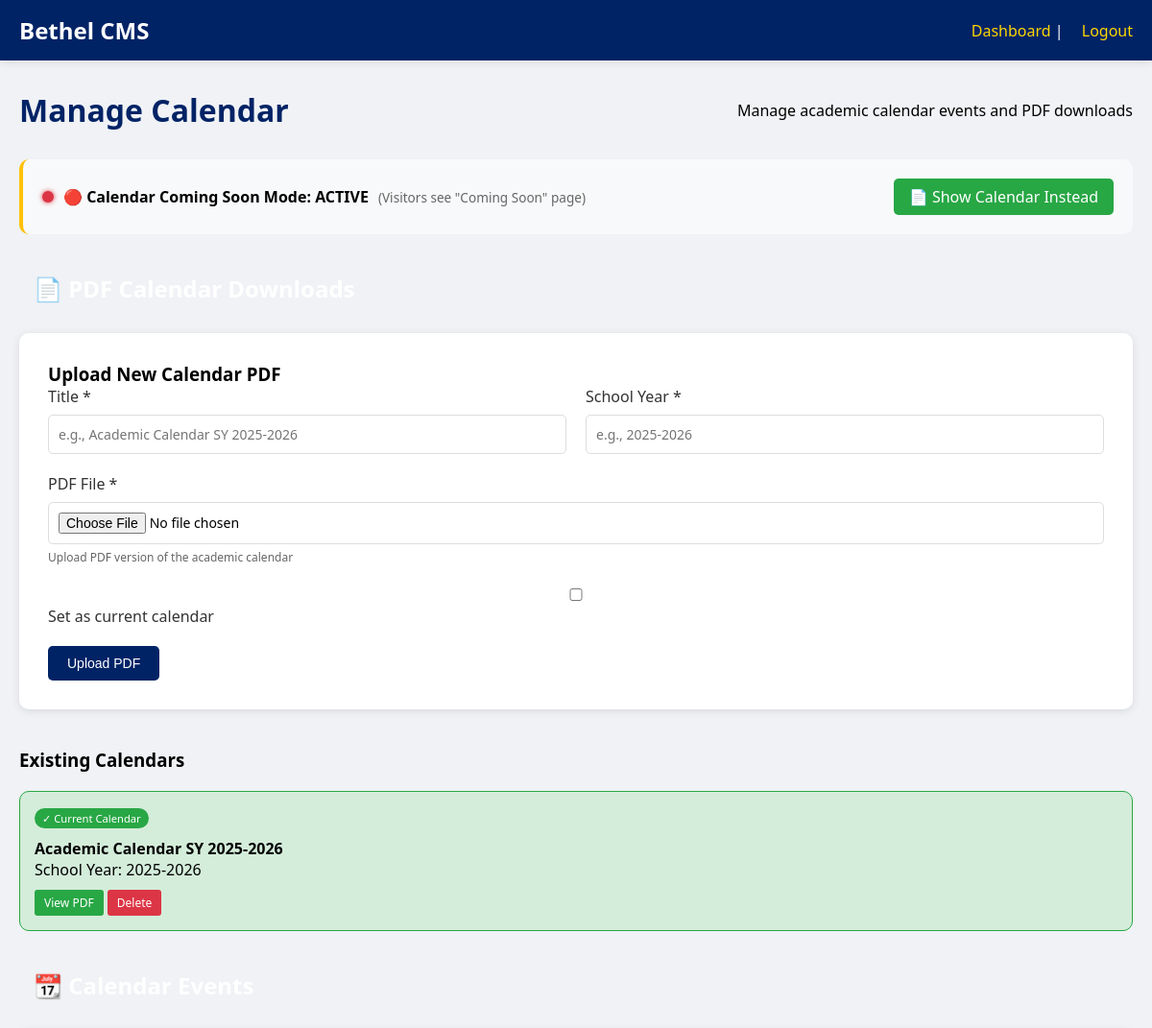
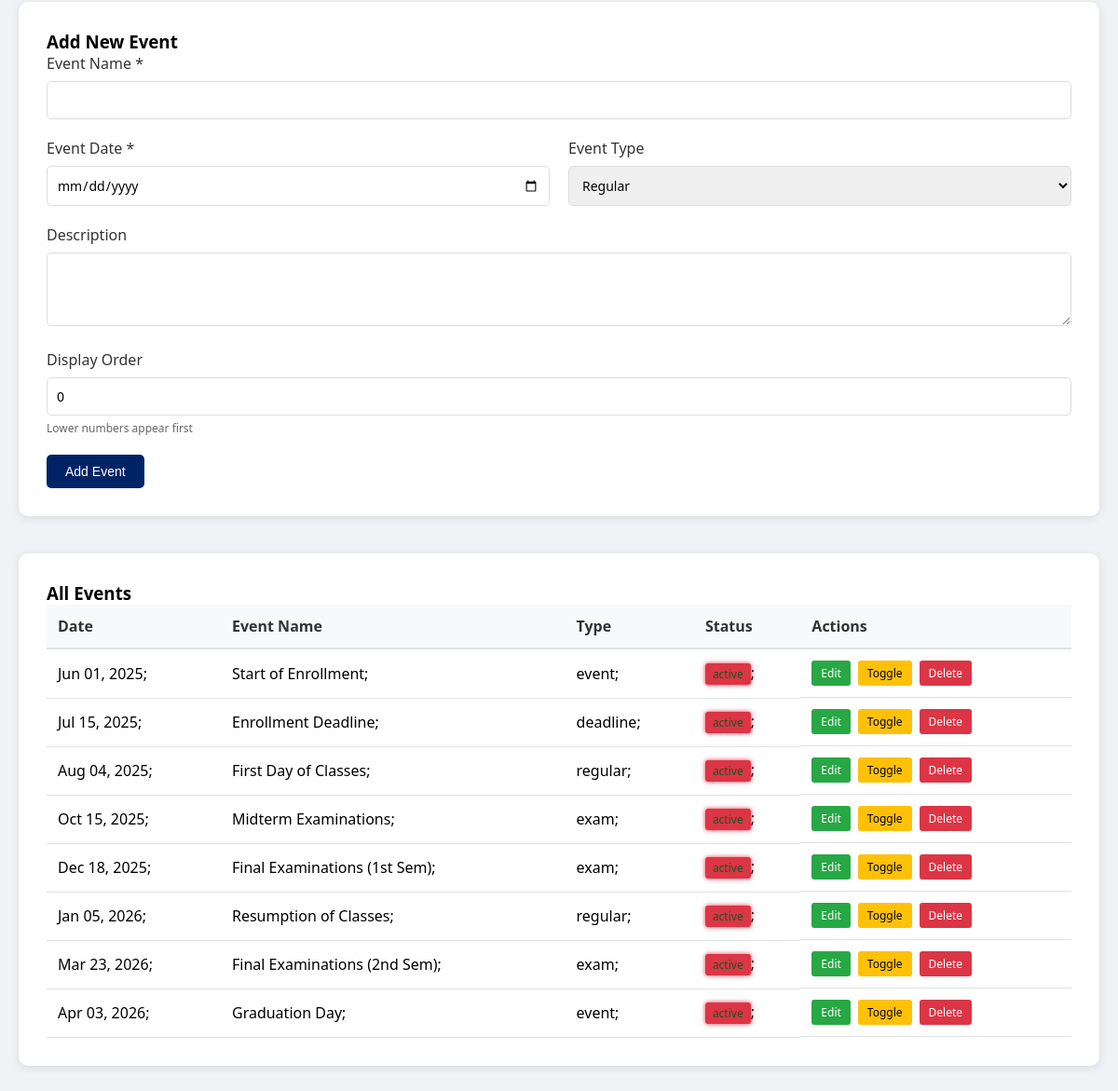
The page /admin/manage-calendar.php (signed in) on the database its author committed (2 pictures, top to bottom).
### tables this page shows
CREATE TABLE `calendar_pdfs` (
  `id` int(11) NOT NULL,
  `title` varchar(200) NOT NULL,
  `school_year` varchar(20) NOT NULL,
  `pdf_url` varchar(255) NOT NULL,
  `description` text DEFAULT NULL,
  `is_current` tinyint(1) DEFAULT 0,
  `status` enum('active','inactive') DEFAULT 'active',
  `uploaded_at` timestamp NOT NULL DEFAULT current_timestamp()
);

CREATE TABLE `academic_calendar` (
  `id` int(11) NOT NULL,
  `event_name` varchar(200) NOT NULL,
  `event_date` date NOT NULL,
  `description` text DEFAULT NULL,
  `event_type` enum('regular','holiday','exam','event','deadline') DEFAULT 'regular',
  `display_order` int(11) DEFAULT 0,
  `status` enum('active','inactive') DEFAULT 'active',
  `created_at` timestamp NOT NULL DEFAULT current_timestamp()
);

### admin/manage-calendar.php (the view, shortened to what this page needs)
<?php
require_once '../includes/db.php';
$edit_event = null;
$events = $pdo->query("SELECT * FROM academic_calendar ORDER BY event_date ASC, display_order ASC")->fetchAll();
$pdf_calendars = $pdo->query("SELECT * FROM calendar_pdfs ORDER BY is_current DESC, school_year DESC")->fetchAll();
$calendar_coming_soon = $pdo->query("SELECT setting_value FROM school_settings WHERE setting_key = 'calendar_coming_soon'")->fetchColumn();
?>
<!DOCTYPE html>
<html lang="en">
<head>
    <link rel="stylesheet" href="../css/admin-style.css">
</head>
<body>
    <div class="admin-wrapper">
        <nav class="admin-nav">
            <div class="admin-nav-container">
                <div class="admin-logo">Bethel CMS</div>
                <div class="admin-user">
                    <a href="dashboard.php">Dashboard</a> |
                    <a href="logout.php">Logout</a>
                </div>
            </div>
        </nav>
        <div class="admin-container">
            <div class="page-header">
                <h1>Manage Calendar</h1>
                <p>Manage academic calendar events and PDF downloads</p>
            </div>
            <div class="toggle-control">
                <div class="toggle-status">
                    <?php if($calendar_coming_soon == '1'): ?>
                        <span class="status-indicator status-active"></span>
                        <strong>🔴 Calendar Coming Soon Mode: ACTIVE</strong>
                        <span style="color: #666; font-size: 0.85rem;">(Visitors see "Coming Soon" page)</span>
                    <?php else: ?>
                        <span class="status-indicator status-inactive"></span>
                        <strong>🟢 Calendar Coming Soon Mode: INACTIVE</strong>
                        <span style="color: #666; font-size: 0.85rem;">(Visitors see calendar PDFs)</span>
                    <?php endif; ?>
                </div>
                <div>
                    <?php if($calendar_coming_soon == '1'): ?>
                        <a href="?disable_calendar_coming_soon=1" class="btn-toggle-off">
                            📄 Show Calendar Instead
                        </a>
                    <?php else: ?>
                        <a href="?enable_calendar_coming_soon=1" class="btn-toggle-on">
                            🔧 Enable Coming Soon Page
                        </a>
                    <?php endif; ?>
                </div>
            </div>
            <div class="section-divider">
                <h2>📄 PDF Calendar Downloads</h2>
            </div>
            <div class="form-container">
                <h3>Upload New Calendar PDF</h3>
                <form method="POST" enctype="multipart/form-data">
                    <div class="form-row">
                        <div class="form-group">
                            <label>Title *</label>
                            <input type="text" name="title" required placeholder="e.g., Academic Calendar SY 2025-2026">
                        </div>
                        <div class="form-group">
                            <label>School Year *</label>
                            <input type="text" name="school_year" required placeholder="e.g., 2025-2026">
                        </div>
                    </div>
                    <div class="form-group">
                        <label>PDF File *</label>
                        <input type="file" name="pdf_file" accept=".pdf" required>
                        <small>Upload PDF version of the academic calendar</small>
                    </div>
                    <div class="form-group">
                        <label>
                            <input type="checkbox" name="is_current" value="1"> Set as current calendar
                        </label>
                    </div>
                    <button type="submit" name="upload_pdf" class="btn-primary">Upload PDF</button>
                </form>
            </div>
            <h3>Existing Calendars</h3>
            <div class="pdf-list">
                <?php if(count($pdf_calendars) > 0): ?>
                    <?php foreach($pdf_calendars as $pdf): ?>
                        <div class="pdf-card <?php echo $pdf['is_current'] ? 'current' : ''; ?>">
                            <?php if($pdf['is_current']): ?>
                                <div class="badge-current">✓ Current Calendar</div>
                            <?php endif; ?>
                            <div class="pdf-title"><strong><?php echo htmlspecialchars($pdf['title']); ?></strong></div>
                            <div>School Year: <?php echo htmlspecialchars($pdf['school_year']); ?></div>
                            <div class="pdf-actions" style="margin-top: 10px;">
                                <a href="../<?php echo $pdf['pdf_url']; ?>" target="_blank" class="btn-edit">View PDF</a>
                                <a href="?delete_pdf=<?php echo $pdf['id']; ?>" class="btn-delete" onclick="return confirm('Delete this calendar PDF?')">Delete</a>
                            </div>
                        </div>
                    <?php endforeach; ?>
                <?php else: ?>
                    <p style="color: #666; padding: 20px; text-align: center;">No calendar PDFs uploaded yet.</p>
                <?php endif; ?>
            </div>
            <div class="section-divider">
                <h2>📆 Calendar Events</h2>
            </div>
            <div class="form-container">
                <h3><?php echo $edit_event ? 'Edit Event' : 'Add New Event'; ?></h3>
                <form method="POST">
                    <div class="form-group">
                        <label>Event Name *</label>
                        <input type="text" name="event_name" required value="<?php echo htmlspecialchars($edit_event['event_name'] ?? ''); ?>">
                    </div>
                    <div class="form-row">
                        <div class="form-group">
                            <label>Event Date *</label>
                            <input type="date" name="event_date" required value="<?php echo $edit_event['event_date'] ?? ''; ?>">
                        </div>
                        <div class="form-group">
                            <label>Event Type</label>
                            <select name="event_type">
                                <option value="regular" <?php echo ($edit_event['event_type'] ?? '') == 'regular' ? 'selected' : ''; ?>>Regular</option>
                            </select>
                        </div>
                    </div>
                    <div class="form-group">
                        <label>Description</label>
                        <textarea name="description" rows="3"><?php echo htmlspecialchars($edit_event['description'] ?? ''); ?></textarea>
                    </div>
                    <div class="form-group">
                        <label>Display Order</label>
                        <input type="number" name="display_order" value="<?php echo $edit_event['display_order'] ?? 0; ?>">
                        <small>Lower numbers appear first</small>
                    </div>
                    <button type="submit" name="save_event" class="btn-primary"><?php echo $edit_event ? 'Update Event' : 'Add Event'; ?></button>
                </form>
            </div>
            <div class="data-table-container">
                <h3>All Events</h3>
                <table class="data-table">
                    <thead>
                        <tr>
                            <th>Date</th>
                            <th>Event Name</th>
                            <th>Type</th>
                            <th>Status</th>
                            <th>Actions</th>
                        </tr>
                    </thead>
                    <tbody>
                        <?php if(count($events) > 0): ?>
                            <?php foreach($events as $event): ?>
                            <tr>
                                <td><?php echo date('M d, Y', strtotime($event['event_date'])); ?>;</td>
                                <td><?php echo htmlspecialchars($event['event_name']); ?>;</td>
                                <td><?php echo $event['event_type']; ?>;</td>
                                <td><span class="status-badge status-<?php echo $event['status'] ?? 'active'; ?>"><?php echo $event['status'] ?? 'active'; ?></span>;</td>
                                <td class="actions">
                                    <a href="?edit_event=<?php echo $event['id']; ?>" class="btn-edit">Edit</a>
                                    <a href="?toggle_event=<?php echo $event['id']; ?>" class="btn-toggle">Toggle</a>
                                    <a href="?delete_event=<?php echo $event['id']; ?>" class="btn-delete" onclick="return confirm('Delete this event?')">Delete</a>
                                </td>
                            </tr>
                            <?php endforeach; ?>
                        <?php else: ?>
                            <tr>
                                <td colspan="5" style="text-align: center;">No events found. Add your first event above!</td>
                            </tr>
                        <?php endif; ?>
                    </tbody>
                </table>
            </div>
        </div>
    </div>
</body>
</html>

### css/admin-style.css (style rules this page uses)
* { margin: 0; padding: 0; box-sizing: border-box; }
body { font-family: 'Segoe UI', Tahoma, Geneva, Verdana, sans-serif; background: #f0f2f5; }
.admin-nav { background: #002366; color: white; padding: 15px 0; box-shadow: 0 2px 10px rgba(0,0,0,0.1); position: sticky; top: 0; z-index: 100; }
.admin-nav-container { max-width: 1200px; margin: 0 auto; padding: 0 20px; display: flex; justify-content: space-between; align-items: center; flex-wrap: wrap; gap: 15px; }
.admin-logo { font-size: 1.5rem; font-weight: bold; }
.admin-user a { color: #FFD700; text-decoration: none; margin-left: 15px; transition: color 0.3s; }
.admin-container { max-width: 1200px; margin: 30px auto; padding: 0 20px; }
.page-header { display: flex; justify-content: space-between; align-items: center; margin-bottom: 30px; flex-wrap: wrap; gap: 15px; }
.page-header h1 { color: #002366; font-size: 2rem; }
.btn-primary { background: #002366; color: white; padding: 10px 20px; border: none; border-radius: 5px; cursor: pointer; text-decoration: none; display: inline-block; transition: background 0.3s; font-size: 14px; }
.btn-edit { background: #28a745; color: white; padding: 5px 10px; border-radius: 3px; text-decoration: none; font-size: 12px; display: inline-block; transition: background 0.3s; }
.btn-delete { background: #dc3545; color: white; padding: 5px 10px; border-radius: 3px; text-decoration: none; font-size: 12px; display: inline-block; transition: background 0.3s; }
.btn-toggle { background: #ffc107; color: #000; padding: 5px 10px; border-radius: 3px; text-decoration: none; font-size: 12px; display: inline-block; transition: background 0.3s; }
.form-container { background: white; padding: 30px; border-radius: 10px; margin-bottom: 40px; box-shadow: 0 2px 10px rgba(0,0,0,0.1); }
.form-group { margin-bottom: 20px; }
.form-group label { display: block; margin-bottom: 8px; font-weight: 500; color: #333; }
.form-group input, .form-group textarea, .form-group select { width: 100%; padding: 10px; border: 1px solid #ddd; border-radius: 5px; font-size: 14px; font-family: inherit; }
.form-group textarea { resize: vertical; }
.form-group small { display: block; margin-top: 5px; color: #666; font-size: 12px; }
.form-row { display: grid; grid-template-columns: 1fr 1fr; gap: 20px; }
.data-table-container { background: white; padding: 30px; border-radius: 10px; box-shadow: 0 2px 10px rgba(0,0,0,0.1); overflow-x: auto; }
.data-table { width: 100%; border-collapse: collapse; min-width: 600px; }
.data-table th { background: #f8f9fa; padding: 12px; text-align: left; font-weight: 600; border-bottom: 2px solid #dee2e6; color: #333; }
.data-table td { padding: 12px; border-bottom: 1px solid #dee2e6; }
.status-badge { display: inline-block; padding: 3px 8px; border-radius: 3px; font-size: 12px; font-weight: 500; }
.status-active { background: #d4edda; color: #155724; }
.actions { display: flex; gap: 8px; flex-wrap: wrap; }

### rows shown on the page
calendar_pdfs: is_current "✓ Current Calendar", title "Academic Calendar SY 2025-2026", school_year "2025-2026"
academic_calendar: event_date "Jun 01, 2025", event_name "Start of Enrollment", event_type "event", status "active"
academic_calendar: event_date "Jul 15, 2025", event_name "Enrollment Deadline", event_type "deadline", status "active"
academic_calendar: event_date "Aug 04, 2025", event_name "First Day of Classes", event_type "regular", status "active"
academic_calendar: event_date "Oct 15, 2025", event_name "Midterm Examinations", event_type "exam", status "active"
academic_calendar: event_date "Dec 18, 2025", event_name "Final Examinations (1st Sem)", event_type "exam", status "active"
academic_calendar: event_date "Jan 05, 2026", event_name "Resumption of Classes", event_type "regular", status "active"
academic_calendar: event_date "Mar 23, 2026", event_name "Final Examinations (2nd Sem)", event_type "exam", status "active"
academic_calendar: event_date "Apr 03, 2026", event_name "Graduation Day", event_type "event", status "active"
